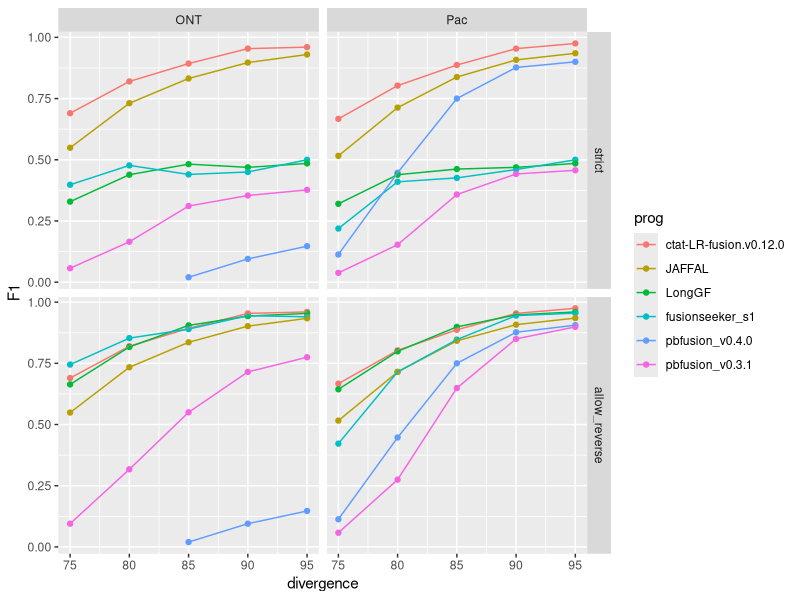
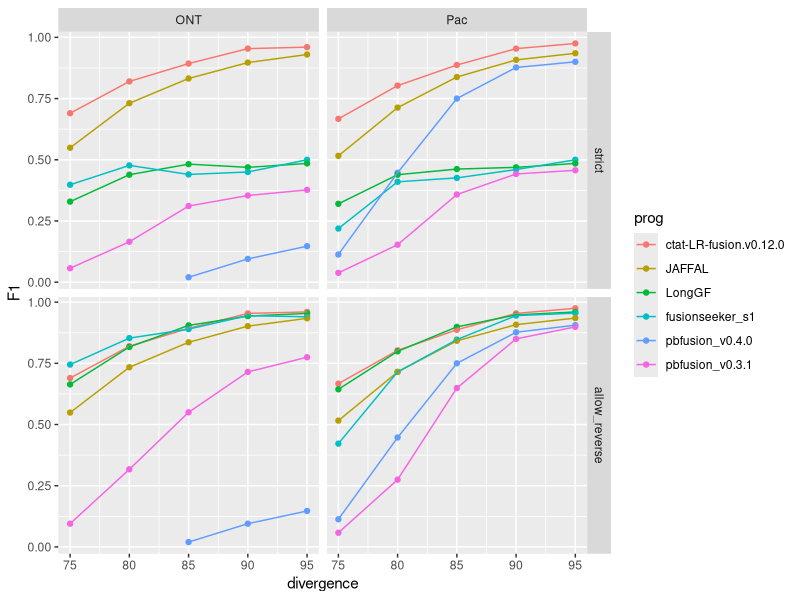

Write R code to recreate these figures, in order.
## ---- chunk 1
knitr::opts_chunk$set(echo = TRUE)
library(tidyverse)
## ---- chunk 2

strict_results = read.table("data/strict.combined_results.ROC.tsv", header=T, sep="\t", stringsAsFactors = F)
strict_results$analysisType="strict"

allow_reverse_results = read.table("data/allow_reverse.combined_results.ROC.tsv", header=T, sep="\t", stringsAsFactors = F)
allow_reverse_results$analysisType="allow_reverse"


## ---- chunk 3

data = bind_rows(strict_results,
                 allow_reverse_results)


## ---- chunk 4

data = data %>% filter(prog %in% c(
                                   'pbfusion_v0.3.1',
                                   'pbfusion_v0.4.0',
                                   'fusionseeker_s1',
                                   'LongGF',
                                   'JAFFAL',
                                   'ctat-LR-fusion.v0.12.0')
                       )


## ---- chunk 5

max_F1_data = data %>% group_by(analysisType, prog, seqtype, divergence) %>% 
    arrange(desc(F1)) %>% filter(row_number() == 1) %>% ungroup()


# rank programs 

ranked_progs = max_F1_data  %>% group_by(prog) %>% summarize(mean_F1 = mean(F1)) %>% arrange(desc(mean_F1))

max_F1_data$prog = factor(max_F1_data$prog, levels=ranked_progs$prog)

max_F1_data$analysisType = factor(max_F1_data$analysisType, levels=c('strict', 'allow_reverse'))


## ---- chunk 6

p_linepoint = max_F1_data %>% 
    filter(analysisType %in% c('strict', 'allow_reverse')) %>%
    ggplot() + 
    geom_point(aes(x=divergence, y=F1, color=prog)) +
    geom_line(aes(x=divergence, y=F1, group=prog, color=prog)) +
    facet_grid(vars(analysisType), vars(seqtype))


p_linepoint

## ---- chunk 7

ggsave(p_linepoint, filename="jaffal_simdata_accuracy.paperfig.pdf", width=8, height=7)
